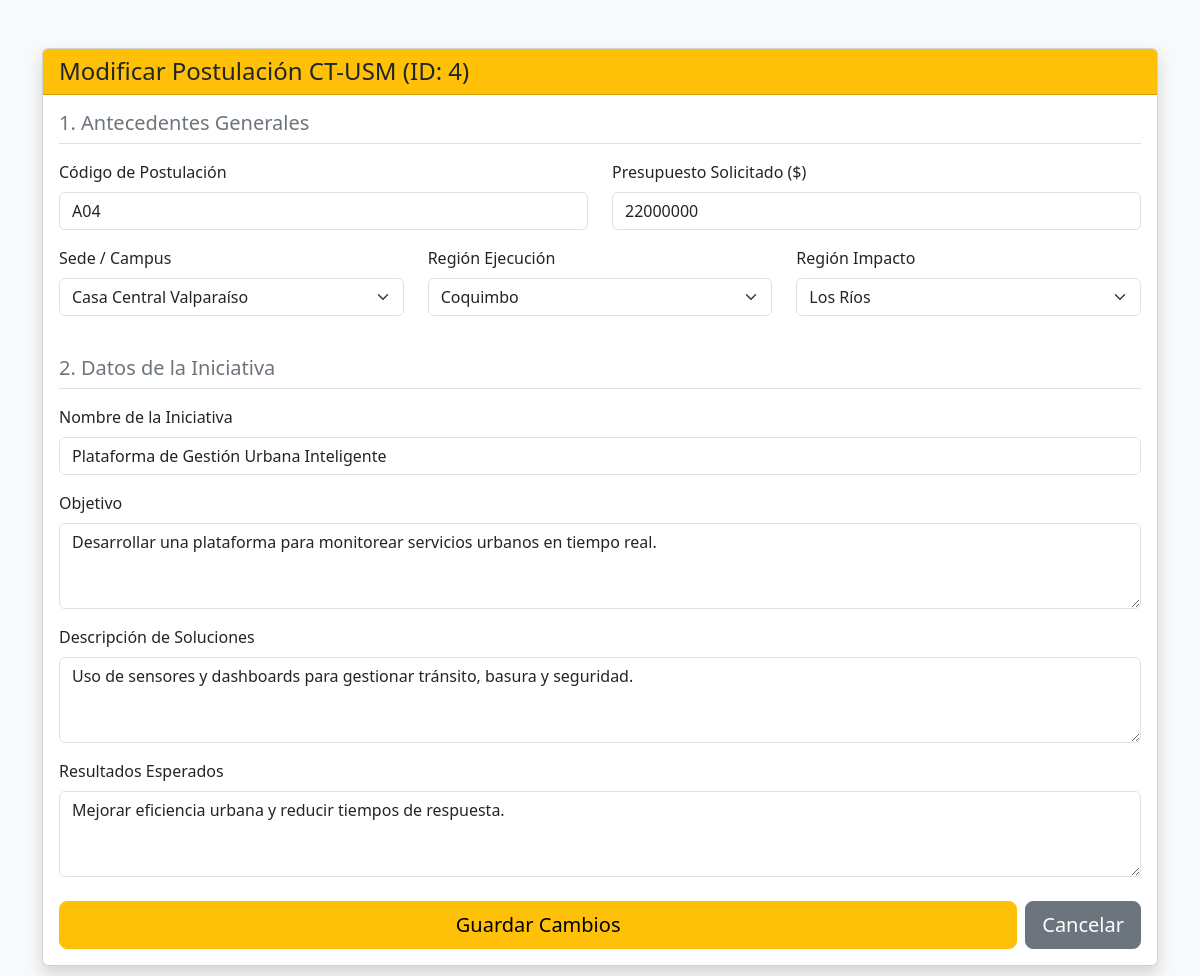
The app's page /PHP/editar_postulacion.php?id=4 (signed in) with its own data.
### tables this page shows
CREATE TABLE Iniciativa(
    ID_Iniciativa INT PRIMARY KEY AUTO_INCREMENT,
    Documentos VARCHAR(100),
    Nombre_Iniciativa VARCHAR(100) NOT NULL,
    Objetivo_Iniciativa VARCHAR(255) NOT NULL,
    Descripcion_Soluciones VARCHAR(255) NOT NULL,
    Resultados_Esperados VARCHAR(255) NOT NULL,
    ID_Postulacion INT NOT NULL,
    FOREIGN KEY (ID_Postulacion) REFERENCES Postulacion(Numero_Postulacion)
);

CREATE TABLE Postulacion(
    Numero_Postulacion INT PRIMARY KEY,
    Fecha_Postulacion DATE NOT NULL,
    Codigo_Postulacion VARCHAR(100) NOT NULL UNIQUE,
    Presupuesto_Total DECIMAL(15,2) NOT NULL,
    Rut_Empresa VARCHAR(10) NOT NULL,
    ID_Sede INT NOT NULL,
    ID_Region_Ejecucion INT NOT NULL,
    ID_Region_Impacto INT NOT NULL,
    ID_Tipo_Iniciativa INT NOT NULL,
    ID_Estado INT NOT NULL,
    FOREIGN KEY (Rut_Empresa) REFERENCES Entidad_Empresa(Rut_Empresa),
    FOREIGN KEY (ID_Sede) REFERENCES Sede(ID_Sede),
    FOREIGN KEY (ID_Region_Ejecucion) REFERENCES Region(ID_Region),
    FOREIGN KEY (ID_Region_Impacto) REFERENCES Region(ID_Region),
    FOREIGN KEY (ID_Tipo_Iniciativa) REFERENCES Tipo_Iniciativa(ID_Tipo_Iniciativa),
    FOREIGN KEY (ID_Estado) REFERENCES Estado_Postulacion(ID_Estado)
);

CREATE TABLE Sede(
    ID_Sede INT PRIMARY KEY,
    Nombre_Sede VARCHAR(100) NOT NULL
);

CREATE TABLE Region(
    ID_Region INT PRIMARY KEY,
    Nombre_Region VARCHAR(100) NOT NULL
);

### PHP/editar_postulacion.php (the view, shortened to what this page needs)
<?php
require 'conexion.php';
$id_postulacion = intval($_GET['id']);
$sql = "SELECT p.*, i.Nombre_Iniciativa, i.Objetivo_Iniciativa, i.Descripcion_Soluciones, i.Resultados_Esperados
        FROM Postulacion p
        LEFT JOIN Iniciativa i ON p.Numero_Postulacion = i.ID_Postulacion
        WHERE p.Numero_Postulacion = ?";
$stmt = $conexion->prepare($sql);
$stmt->bind_param("i", $id_postulacion);
$stmt->execute();
$postulacion = $stmt->get_result()->fetch_assoc();
$sedes = $conexion->query("SELECT ID_Sede, Nombre_Sede FROM Sede");
$regiones = $conexion->query("SELECT ID_Region, Nombre_Region FROM Region");
$regiones_array = $regiones->fetch_all(MYSQLI_ASSOC);
?>
<!DOCTYPE html>
<html lang="es">
<head>
    <link href="https://cdn.jsdelivr.net/npm/bootstrap@5.3.0/dist/css/bootstrap.min.css" rel="stylesheet">
</head>
<body class="bg-light">
<div class="container mt-5 mb-5">
    <div class="card shadow">
        <div class="card-header bg-warning text-dark">
            <h4 class="mb-0">Modificar Postulación CT-USM (ID: <?php echo $id_postulacion; ?>)</h4>
        </div>
        <div class="card-body">
            <form action="actualizar_postulacion.php" method="POST">
                <h5 class="text-secondary border-bottom pb-2 mb-3">1. Antecedentes Generales</h5>
                <div class="row">
                    <div class="col-md-6 mb-3">
                        <label class="form-label">Código de Postulación</label>
                        <input type="text" class="form-control" name="codigo" value="<?php echo $postulacion['Codigo_Postulacion']; ?>" required>
                    </div>
                    <div class="col-md-6 mb-3">
                        <label class="form-label">Presupuesto Solicitado ($)</label>
                        <input type="number" class="form-control" name="presupuesto" value="<?php echo intval($postulacion['Presupuesto_Total']); ?>" required>
                    </div>
                </div>
                <div class="row">
                    <div class="col-md-4 mb-3">
                        <label class="form-label">Sede / Campus</label>
                        <select class="form-select" name="sede" required>
                            <?php foreach($sedes as $s) { ?>
                                <option value="<?php echo $s['ID_Sede']; ?>" <?php if($s['ID_Sede'] == $postulacion['ID_Sede']) echo 'selected'; ?>><?php echo $s['Nombre_Sede']; ?></option>
                            <?php } ?>
                        </select>
                    </div>
                    <div class="col-md-4 mb-3">
                        <label class="form-label">Región Ejecución</label>
                        <select class="form-select" name="region_ejecucion" required>
                            <?php foreach($regiones_array as $r) { ?>
                                <option value="<?php echo $r['ID_Region']; ?>" <?php if($r['ID_Region'] == $postulacion['ID_Region_Ejecucion']) echo 'selected'; ?>><?php echo $r['Nombre_Region']; ?></option>
                            <?php } ?>
                        </select>
                    </div>
                    <div class="col-md-4 mb-3">
                        <label class="form-label">Región Impacto</label>
                        <select class="form-select" name="region_impacto" required>
                            <?php foreach($regiones_array as $r) { ?>
                                <option value="<?php echo $r['ID_Region']; ?>" <?php if($r['ID_Region'] == $postulacion['ID_Region_Impacto']) echo 'selected'; ?>><?php echo $r['Nombre_Region']; ?></option>
                            <?php } ?>
                        </select>
                    </div>
                </div>
                <h5 class="text-secondary border-bottom pb-2 mt-4 mb-3">2. Datos de la Iniciativa</h5>
                <div class="mb-3">
                    <label class="form-label">Nombre de la Iniciativa</label>
                    <input type="text" class="form-control" name="nombre_iniciativa" value="<?php echo htmlspecialchars($postulacion['Nombre_Iniciativa']); ?>" required>
                </div>
                <div class="mb-3">
                    <label class="form-label">Objetivo</label>
                    <textarea class="form-control" name="objetivo_iniciativa" rows="3" required><?php echo htmlspecialchars($postulacion['Objetivo_Iniciativa']); ?></textarea>
                </div>
                <div class="mb-3">
                    <label class="form-label">Descripción de Soluciones</label>
                    <textarea class="form-control" name="descripcion_soluciones" rows="3" required><?php echo htmlspecialchars($postulacion['Descripcion_Soluciones']); ?></textarea>
                </div>
                <div class="mb-3">
                    <label class="form-label">Resultados Esperados</label>
                    <textarea class="form-control" name="resultados_esperados" rows="3" required><?php echo htmlspecialchars($postulacion['Resultados_Esperados']); ?></textarea>
                </div>
                <div class="d-flex gap-2 mt-4">
                    <button type="submit" class="btn btn-warning btn-lg flex-grow-1">Guardar Cambios</button>
                    <a href="principal.php" class="btn btn-secondary btn-lg">Cancelar</a>
                </div>
            </form>
        </div>
    </div>
</div>
</body>
</html>

### records on screen
iniciativa: codigo "A04", presupuesto "22000000", nombre_iniciativa "Plataforma de Gestión Urbana Inteligente", objetivo_iniciativa "Desarrollar una plataforma para monitorear servicios urbanos en tiempo real.", descripcion_soluciones "Uso de sensores y dashboards para gestionar tránsito, basura y seguridad.", resultados_esperados "Mejorar eficiencia urbana y reducir tiempos de respuesta."
postulacion: sede "Casa Central Valparaíso", region_ejecucion "Coquimbo", region_impacto "Los Ríos"

### other values on screen
$id_postulacion "4"
